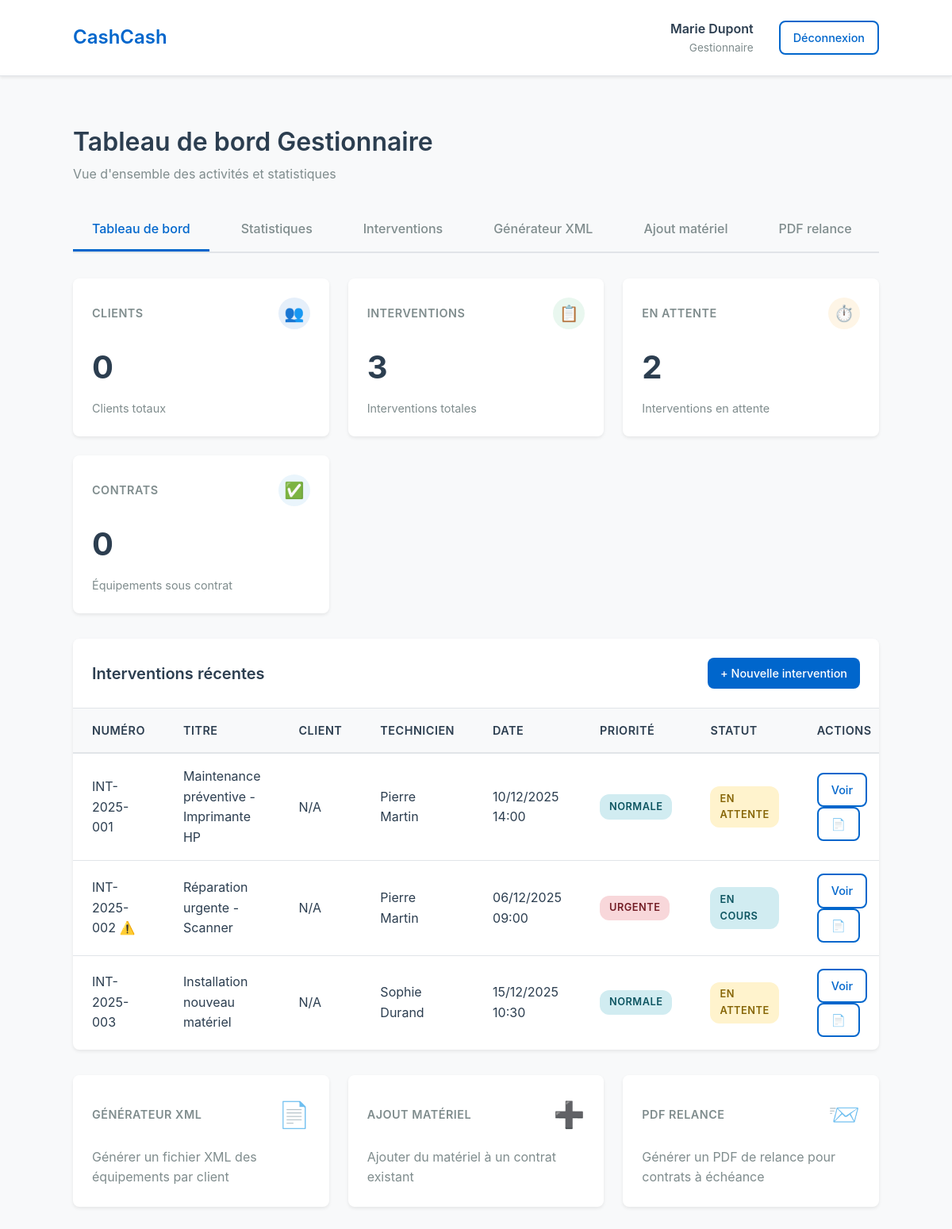
The app's page /dashboard_gestionnaire.php (signed in) with its own data.
### tables this page shows
CREATE TABLE IF NOT EXISTS Fiche_Intervention (
    id INT PRIMARY KEY AUTO_INCREMENT,
    numero_intervention VARCHAR(50) UNIQUE NOT NULL,
    titre VARCHAR(255) NOT NULL,
    description TEXT,
    statut ENUM('en_attente', 'en_cours', 'terminee', 'annulee') DEFAULT 'en_attente',
    priorite ENUM('basse', 'normale', 'haute', 'urgente') DEFAULT 'normale',
    date_creation TIMESTAMP DEFAULT CURRENT_TIMESTAMP,
    date_intervention DATETIME NOT NULL,
    date_cloture DATETIME NULL,
    technicien_id INT NULL,
    client_id INT NOT NULL,
    equipement_id VARCHAR(50) NULL,
    commentaire_interne TEXT,
    alerte_active BOOLEAN DEFAULT FALSE,
    alerte_message VARCHAR(500),
    created_by INT NOT NULL,
    updated_at TIMESTAMP DEFAULT CURRENT_TIMESTAMP ON UPDATE CURRENT_TIMESTAMP,
    CONSTRAINT fk_fiche_technicien FOREIGN KEY (technicien_id) REFERENCES Utilisateur(id) ON DELETE SET NULL,
    CONSTRAINT fk_fiche_client FOREIGN KEY (client_id) REFERENCES Client(Numero_Client) ON DELETE CASCADE,
    CONSTRAINT fk_fiche_equipement FOREIGN KEY (equipement_id) REFERENCES Materiel(Numero_de_Serie) ON DELETE SET NULL,
    CONSTRAINT fk_fiche_creator FOREIGN KEY (created_by) REFERENCES Utilisateur(id) ON DELETE CASCADE
);

### auth.php (called while the page is built, shortened)
<?php
function isLoggedIn() {
    return isset($_SESSION['user_id']) && isset($_SESSION['user_role']);
}
function getCurrentUserName() {
    if (isLoggedIn()) {
        return $_SESSION['user_prenom'] . ' ' . $_SESSION['user_nom'];
    }
    return 'Invité';
}
function getCurrentUserRole() {
    return $_SESSION['user_role'] ?? null;
}
?>

### dashboard_gestionnaire.php (the view, shortened to what this page needs)
<?php
require_once 'auth.php';
try {
    $stmt = $pdo->query("SELECT COUNT(*) as total FROM Client");
    $total_clients = $stmt->fetch()['total'];
    $stmt = $pdo->query("SELECT COUNT(*) as total FROM Fiche_Intervention");
    $total_interventions = $stmt->fetch()['total'];
    $stmt = $pdo->query("SELECT COUNT(*) as total FROM Fiche_Intervention WHERE statut = 'en_attente'");
    $interventions_en_attente = $stmt->fetch()['total'];
    $stmt = $pdo->query("
        SELECT COUNT(*) as total
        FROM Materiel m
        INNER JOIN Contrat_de_maintenance c ON m.Numero_de_Contrat = c.Numero_de_Contrat
        WHERE c.Date_echeance >= CURDATE()
    ");
    $equipements_sous_contrat = $stmt->fetch()['total'];
    $stmt = $pdo->query("
        SELECT
            fi.id,
            fi.numero_intervention,
            fi.titre,
            fi.statut,
            fi.priorite,
            fi.date_intervention,
            fi.alerte_active,
            c.Raison_Sociale as client_nom,
            CONCAT(u.prenom, ' ', u.nom) as technicien_nom
        FROM Fiche_Intervention fi
        LEFT JOIN Client c ON fi.client_id = c.Numero_Client
        LEFT JOIN Utilisateur u ON fi.technicien_id = u.id
        ORDER BY fi.date_creation DESC
        LIMIT 10
    ");
    $interventions_recentes = $stmt->fetchAll();
} catch (PDOException $e) {
    error_log("Erreur lors de la récupération des données: " . $e->getMessage());
    $total_clients = 0;
    $total_interventions = 0;
    $interventions_en_attente = 0;
    $equipements_sous_contrat = 0;
    $interventions_recentes = [];
    $statut_counts = [
        'en_attente' => 0,
        'en_cours' => 0,
        'terminee' => 0,
        'annulee' => 0
    ];
}
function getStatutBadge($statut) {
    $badges = [
        'en_attente' => 'badge-warning',
        'en_cours' => 'badge-info',
        'terminee' => 'badge-success',
        'annulee' => 'badge-secondary'
    ];
    return $badges[$statut] ?? 'badge-secondary';
}
function getPrioriteBadge($priorite) {
    $badges = [
        'basse' => 'badge-secondary',
        'normale' => 'badge-info',
        'haute' => 'badge-warning',
        'urgente' => 'badge-danger'
    ];
    return $badges[$priorite] ?? 'badge-secondary';
}
?>
<!DOCTYPE html>
<html lang="fr">
<head>
    <link rel="stylesheet" href="assets/style.css">
</head>
<body class="dashboard-page">
    <?php include 'components/header.php'; ?>
    <div class="dashboard-content">
        <div class="container">
            <div class="dashboard-title">
                <h2>Tableau de bord Gestionnaire</h2>
                <p class="dashboard-subtitle">Vue d'ensemble des activités et statistiques</p>
            </div>
            <?php include 'components/nav_gestionnaire.php'; ?>
            <div class="cards-grid">
                <div class="card">
                    <div class="card-header">
                        <span class="card-title">Clients</span>
                        <div class="card-icon" style="background: rgba(0, 102, 204, 0.1); color: var(--primary-color);">
                            👥
                        </div>
                    </div>
                    <div class="card-value"><?= $total_clients ?></div>
                    <div class="card-label">Clients totaux</div>
                </div>
                <div class="card">
                    <div class="card-header">
                        <span class="card-title">Interventions</span>
                        <div class="card-icon" style="background: rgba(39, 174, 96, 0.1); color: var(--secondary-color);">
                            📋
                        </div>
                    </div>
                    <div class="card-value"><?= $total_interventions ?></div>
                    <div class="card-label">Interventions totales</div>
                </div>
                <div class="card">
                    <div class="card-header">
                        <span class="card-title">En attente</span>
                        <div class="card-icon" style="background: rgba(243, 156, 18, 0.1); color: var(--warning-color);">
                            ⏱️
                        </div>
                    </div>
                    <div class="card-value"><?= $interventions_en_attente ?></div>
                    <div class="card-label">Interventions en attente</div>
                </div>
                <div class="card">
                    <div class="card-header">
                        <span class="card-title">Contrats</span>
                        <div class="card-icon" style="background: rgba(52, 152, 219, 0.1); color: var(--info-color);">
                            ✅
                        </div>
                    </div>
                    <div class="card-value"><?= $equipements_sous_contrat ?></div>
                    <div class="card-label">Équipements sous contrat</div>
                </div>
            </div>
            <div class="table-container">
                <div class="table-header">
                    <h3 class="table-title">Interventions récentes</h3>
                    <div class="table-actions">
                        <a href="fiche_intervention.php?action=create" class="btn btn-primary btn-sm">
                            + Nouvelle intervention
                        </a>
                    </div>
                </div>
                <div class="table-wrapper">
                    <table>
                        <thead>
                            <tr>
                                <th>Numéro</th>
                                <th>Titre</th>
                                <th>Client</th>
                                <th>Technicien</th>
                                <th>Date</th>
                                <th>Priorité</th>
                                <th>Statut</th>
                                <th>Actions</th>
                            </tr>
                        </thead>
                        <tbody>
                            <?php if (empty($interventions_recentes)): ?>
                                <tr>
                                    <td colspan="8" class="text-center" style="padding: 2rem; color: var(--text-secondary);">
                                        Aucune intervention enregistrée
                                    </td>
                                </tr>
                            <?php else: ?>
                                <?php foreach ($interventions_recentes as $intervention): ?>
                                    <tr>
                                        <td>
                                            <?= htmlspecialchars($intervention['numero_intervention']) ?>
                                            <?php if ($intervention['alerte_active']): ?>
                                                <span style="color: var(--danger-color);" title="Alerte active">⚠️</span>
                                            <?php endif; ?>
                                        </td>
                                        <td><?= htmlspecialchars($intervention['titre']) ?></td>
                                        <td><?= htmlspecialchars($intervention['client_nom'] ?? 'N/A') ?></td>
                                        <td><?= htmlspecialchars($intervention['technicien_nom'] ?? 'Non assigné') ?></td>
                                        <td><?= date('d/m/Y H:i', strtotime($intervention['date_intervention'])) ?></td>
                                        <td>
                                            <span class="badge <?= getPrioriteBadge($intervention['priorite']) ?>">
                                                <?= ucfirst($intervention['priorite']) ?>
                                            </span>
                                        </td>
                                        <td>
                                            <span class="badge <?= getStatutBadge($intervention['statut']) ?>">
                                                <?= ucfirst(str_replace('_', ' ', $intervention['statut'])) ?>
                                            </span>
                                        </td>
                                        <td>
                                            <a href="fiche_intervention.php?id=<?= $intervention['id'] ?>" class="btn btn-sm btn-outline">
                                                Voir
                                            </a>
                                            <a href="generer_pdf_intervention.php?id=<?= $intervention['id'] ?>"
                                               class="btn btn-sm btn-outline"
                                               title="Télécharger PDF"
                                               target="_blank">
                                                📄
                                            </a>
                                        </td>
                                    </tr>
                                <?php endforeach; ?>
                            <?php endif; ?>
                        </tbody>
                    </table>
                </div>
            </div>
            <div class="cards-grid" style="margin-top: 2rem;">
                <a href="generate_xml.php" class="card" style="text-decoration: none; cursor: pointer;">
                    <div class="card-header">
                        <span class="card-title">Générateur XML</span>
                        <span style="font-size: 2rem;">📄</span>
                    </div>
                    <p style="color: var(--text-secondary); margin: 0;">
                        Générer un fichier XML des équipements par client
                    </p>
                </a>
                <a href="add_equipment.php" class="card" style="text-decoration: none; cursor: pointer;">
                    <div class="card-header">
                        <span class="card-title">Ajout matériel</span>
                        <span style="font-size: 2rem;">➕</span>
                    </div>
                    <p style="color: var(--text-secondary); margin: 0;">
                        Ajouter du matériel à un contrat existant
                    </p>
                </a>
                <a href="generate_pdf.php" class="card" style="text-decoration: none; cursor: pointer;">
                    <div class="card-header">
                        <span class="card-title">PDF Relance</span>
                        <span style="font-size: 2rem;">📨</span>
                    </div>
                    <p style="color: var(--text-secondary); margin: 0;">
                        Générer un PDF de relance pour contrats à échéance
                    </p>
                </a>
            </div>
        </div>
    </div>
</body>
</html>

### components/header.php (shortened to what this page needs)
<?php
$user_name = getCurrentUserName();
$user_role = getCurrentUserRole();
$role_label = ($user_role === 'gestionnaire') ? 'Gestionnaire' : 'Technicien';
?>
<header class="dashboard-header">
    <div class="container">
        <div class="dashboard-logo">
            <h1>CashCash</h1>
        </div>
        <div class="dashboard-user">
            <div class="dashboard-user-info">
                <div class="dashboard-user-name"><?= htmlspecialchars($user_name) ?></div>
                <div class="dashboard-user-role"><?= htmlspecialchars($role_label) ?></div>
            </div>
            <a href="logout.php" class="btn btn-sm btn-outline">Déconnexion</a>
        </div>
    </div>
</header>

### components/nav_gestionnaire.php
<?php
$current_page = basename($_SERVER['PHP_SELF']);
?>
<nav class="nav-tabs">
    <a href="dashboard_gestionnaire.php" class="nav-tab <?= ($current_page === 'dashboard_gestionnaire.php') ? 'active' : '' ?>">
        Tableau de bord
    </a>
    <a href="statistiques.php" class="nav-tab <?= ($current_page === 'statistiques.php') ? 'active' : '' ?>">
        Statistiques
    </a>
    <a href="fiche_intervention.php" class="nav-tab <?= ($current_page === 'fiche_intervention.php') ? 'active' : '' ?>">
        Interventions
    </a>
    <a href="generate_xml.php" class="nav-tab <?= ($current_page === 'generate_xml.php') ? 'active' : '' ?>">
        Générateur XML
    </a>
    <a href="add_equipment.php" class="nav-tab <?= ($current_page === 'add_equipment.php') ? 'active' : '' ?>">
        Ajout matériel
    </a>
    <a href="generate_pdf.php" class="nav-tab <?= ($current_page === 'generate_pdf.php') ? 'active' : '' ?>">
        PDF relance
    </a>
</nav>

### records on screen
fiche_intervention: numero_intervention "INT-2025-001", titre "Maintenance préventive - Imprimante HP", client_nom "N/A", technicien_nom "Pierre Martin", date_intervention "10/12/2025 14:00", priorite "NORMALE", statut "EN ATTENTE"
fiche_intervention: numero_intervention "INT-2025-002", titre "Réparation urgente - Scanner", client_nom "N/A", technicien_nom "Pierre Martin", date_intervention "06/12/2025 09:00", priorite "URGENTE", statut "EN COURS"
fiche_intervention: numero_intervention "INT-2025-003", titre "Installation nouveau matériel", client_nom "N/A", technicien_nom "Sophie Durand", date_intervention "15/12/2025 10:30", priorite "NORMALE", statut "EN ATTENTE"

### other values on screen
$user_name "Marie Dupont"
$role_label "Gestionnaire"
$total_clients "0"
$total_interventions "3"
$interventions_en_attente "2"
$equipements_sous_contrat "0"
